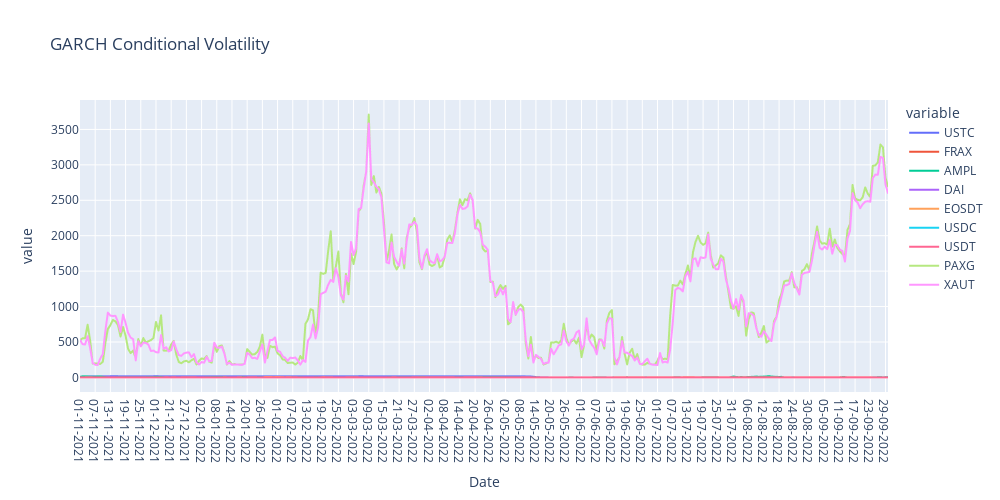

Notebook code cell kept with this figure:
### Code cell
px.line(garch_vol_df[["USTC","FRAX","AMPL","DAI","EOSDT","USDC","USDT","PAXG","XAUT"]], title='GARCH Conditional Volatility', width=1000, height=500).show()

### Figure 1 — Plotly figure (JSON) as saved in the notebook; plotly's stock layout.template omitted (floating-point values rounded to 4 significant figures; data arrays with more than 128 entries replaced by an {"elided": "..."} marker saying what was removed)
{"data": [{"hovertemplate": "variable=USTC<br>Date=%{x}<br>value=%{y}<extra></extra>", "legendgroup": "USTC", "line": {"color": "#636efa", "dash": "solid"}, "marker": {"symbol": "circle"}, "mode": "lines", "name": "USTC", "showlegend": true, "type": "scattergl", "x": {"elided": "320 str values"}, "xaxis": "x", "y": {"elided": "320 float values"}, "yaxis": "y"}, {"hovertemplate": "variable=FRAX<br>Date=%{x}<br>value=%{y}<extra></extra>", "legendgroup": "FRAX", "line": {"color": "#EF553B", "dash": "solid"}, "marker": {"symbol": "circle"}, "mode": "lines", "name": "FRAX", "showlegend": true, "type": "scattergl", "x": {"elided": "320 str values"}, "xaxis": "x", "y": {"elided": "320 float values"}, "yaxis": "y"}, {"hovertemplate": "variable=AMPL<br>Date=%{x}<br>value=%{y}<extra></extra>", "legendgroup": "AMPL", "line": {"color": "#00cc96", "dash": "solid"}, "marker": {"symbol": "circle"}, "mode": "lines", "name": "AMPL", "showlegend": true, "type": "scattergl", "x": {"elided": "320 str values"}, "xaxis": "x", "y": {"elided": "320 float values"}, "yaxis": "y"}, {"hovertemplate": "variable=DAI<br>Date=%{x}<br>value=%{y}<extra></extra>", "legendgroup": "DAI", "line": {"color": "#ab63fa", "dash": "solid"}, "marker": {"symbol": "circle"}, "mode": "lines", "name": "DAI", "showlegend": true, "type": "scattergl", "x": {"elided": "320 str values"}, "xaxis": "x", "y": {"elided": "320 float values"}, "yaxis": "y"}, {"hovertemplate": "variable=EOSDT<br>Date=%{x}<br>value=%{y}<extra></extra>", "legendgroup": "EOSDT", "line": {"color": "#FFA15A", "dash": "solid"}, "marker": {"symbol": "circle"}, "mode": "lines", "name": "EOSDT", "showlegend": true, "type": "scattergl", "x": {"elided": "320 str values"}, "xaxis": "x", "y": {"elided": "320 float values"}, "yaxis": "y"}, {"hovertemplate": "variable=USDC<br>Date=%{x}<br>value=%{y}<extra></extra>", "legendgroup": "USDC", "line": {"color": "#19d3f3", "dash": "solid"}, "marker": {"symbol": "circle"}, "mode": "lines", "name": "USDC", "showlegend": true, "type": "scattergl", "x": {"elided": "320 str values"}, "xaxis": "x", "y": {"elided": "320 float values"}, "yaxis": "y"}, {"hovertemplate": "variable=USDT<br>Date=%{x}<br>value=%{y}<extra></extra>", "legendgroup": "USDT", "line": {"color": "#FF6692", "dash": "solid"}, "marker": {"symbol": "circle"}, "mode": "lines", "name": "USDT", "showlegend": true, "type": "scattergl", "x": {"elided": "320 str values"}, "xaxis": "x", "y": {"elided": "320 float values"}, "yaxis": "y"}, {"hovertemplate": "variable=PAXG<br>Date=%{x}<br>value=%{y}<extra></extra>", "legendgroup": "PAXG", "line": {"color": "#B6E880", "dash": "solid"}, "marker": {"symbol": "circle"}, "mode": "lines", "name": "PAXG", "showlegend": true, "type": "scattergl", "x": {"elided": "320 str values"}, "xaxis": "x", "y": {"elided": "320 float values"}, "yaxis": "y"}, {"hovertemplate": "variable=XAUT<br>Date=%{x}<br>value=%{y}<extra></extra>", "legendgroup": "XAUT", "line": {"color": "#FF97FF", "dash": "solid"}, "marker": {"symbol": "circle"}, "mode": "lines", "name": "XAUT", "showlegend": true, "type": "scattergl", "x": {"elided": "320 str values"}, "xaxis": "x", "y": {"elided": "320 float values"}, "yaxis": "y"}], "layout": {"height": 500, "legend": {"title": {"text": "variable"}, "tracegroupgap": 0}, "title": {"text": "GARCH Conditional Volatility"}, "width": 1000, "xaxis": {"anchor": "y", "domain": [0, 1], "title": {"text": "Date"}}, "yaxis": {"anchor": "x", "domain": [0, 1], "title": {"text": "value"}}}}
